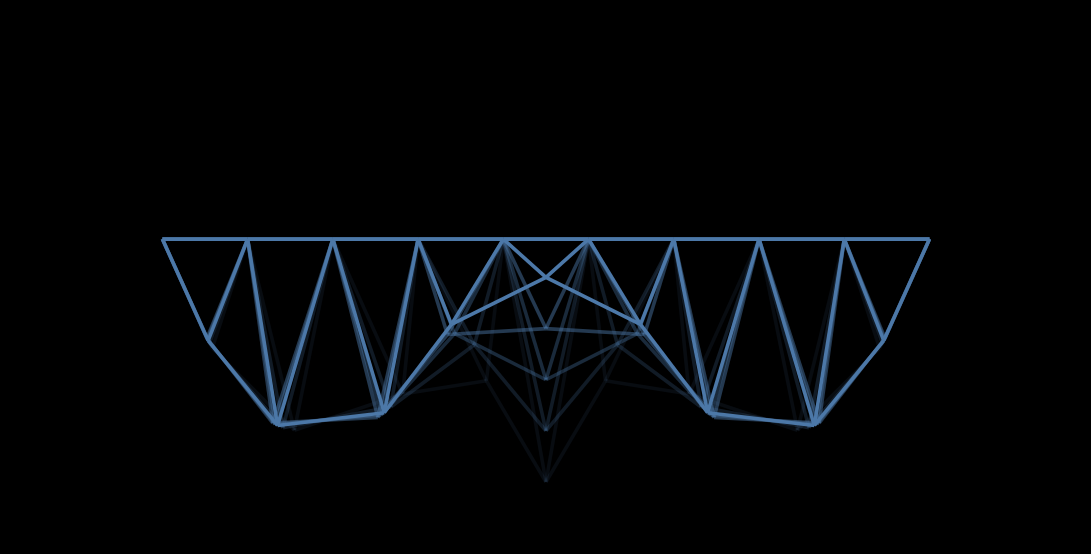

Write notebook code for a chart like this one.
### Code cell
doeFile = "C:/Users/ewhalen/OneDrive - Massachusetts Institute of Technology/research/data/trusses/EW/v1.3/param_4_design_9_N_5.csv"
allGraphs = loadGhGraphs(doeFile, NUM_DV=1)
plotList = [plotTruss(g, withoutConfigure=True, lineOpacity=o, background='none') for g,o in zip(allGraphs, opacities)]
alt.layer(*plotList, background='none').configure_view(strokeOpacity=0)
